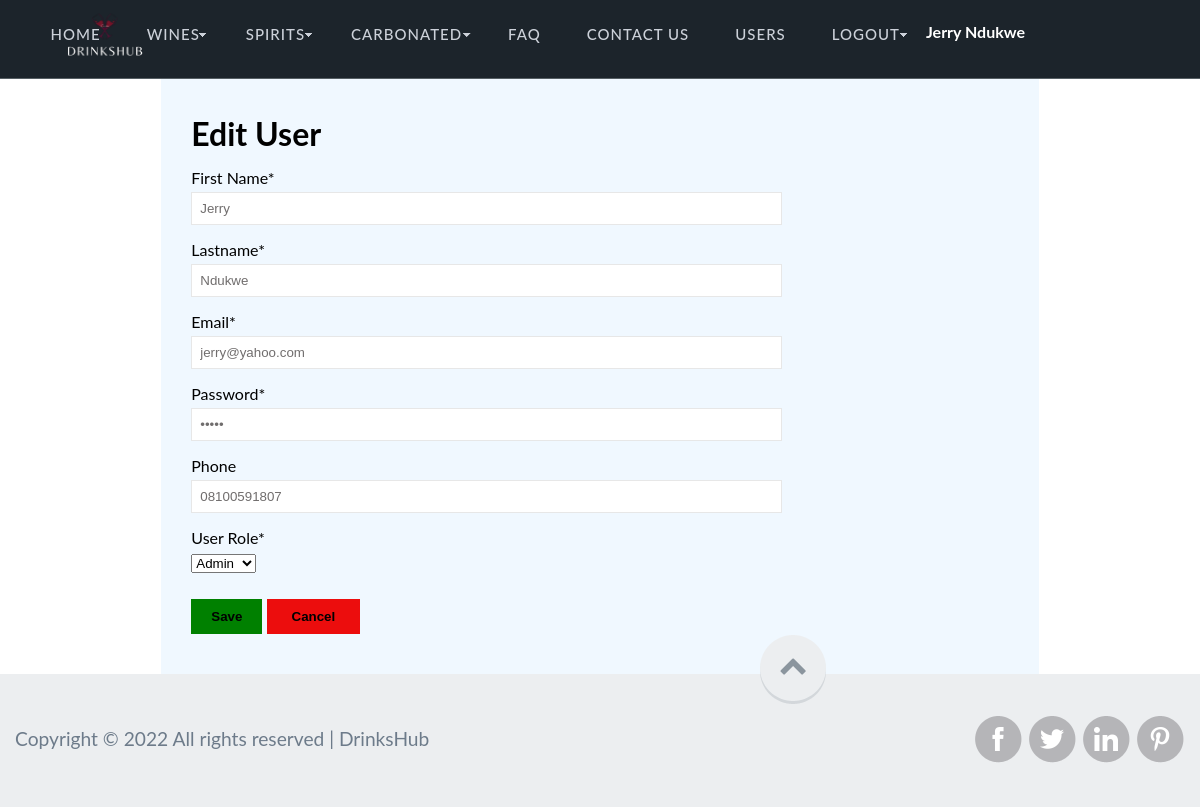
/user-edit.php?id=1 (signed in), run on the app's committed database.
### tables this page shows
CREATE TABLE `user` (
  `usr_id` int(11) NOT NULL AUTO_INCREMENT,
  `usr_email` varchar(100) NOT NULL,
  `usr_password` varchar(200) NOT NULL,
  `usr_firstname` varchar(100) NOT NULL,
  `usr_lastname` varchar(100) NOT NULL,
  `usr_phone` varchar(50) NOT NULL,
  `usr_role` enum('default','admin') NOT NULL DEFAULT 'default',
  `usr_registered_date` timestamp NOT NULL ON UPDATE CURRENT_TIMESTAMP,
  `usr_updated_time` timestamp NULL DEFAULT CURRENT_TIMESTAMP ON UPDATE CURRENT_TIMESTAMP,
  `usr_last_login` datetime DEFAULT NULL,
  PRIMARY KEY (`usr_id`)
);

### server/functions.php (called while the page is built, shortened)
<?php
function GetSQLValueString($theValue, $theType, $theDefinedValue = "", $theNotDefinedValue = "")
{
  switch ($theType) {
    case "long":
    case "int":
      $theValue = ($theValue != "") ? intval($theValue) : "NULL";
      break;
  }
  return $theValue;
}

### server/check-session.php (called while the page is built, shortened)
<?php
if(isset($_SESSION['app_user'])) {
	mysqli_select_db($dbconn, $database_dbconn);
	$user_query = sprintf("SELECT * FROM user WHERE usr_id = %s", GetSQLValueString($_SESSION['app_user'], "int"));
	$userRS = mysqli_query($dbconn,$user_query) or die(mysqli_error($dbconn));
	$user = mysqli_fetch_assoc($userRS);
}

### user-edit.php (the view, shortened to what this page needs)
<?php include('server/functions.php'); ?>
<?php require_once('server/check-session.php'); ?>
<?php
	$editFormAction = $_SERVER['PHP_SELF'];
	if (isset($_SERVER['QUERY_STRING'])) {
		$editFormAction .= "?" . htmlentities($_SERVER['QUERY_STRING']);
	}
?>
<?php
	$colname_user = "-1";
	if (isset($_GET['id'])) {
	$colname_user = $_GET['id'];
	}
	mysqli_select_db($dbconn, $database_dbconn);
	$query_user = sprintf("SELECT * FROM user WHERE usr_id = %s", GetSQLValueString($colname_user, "int"));
	$fuser = mysqli_query($dbconn,$query_user) or die(mysqli_error($dbconn));
	$row_user = mysqli_fetch_assoc($fuser);
?>
<!DOCTYPE html>
<html lang="en">
	<head>
		<link href="css/nav.css" rel="stylesheet" type="text/css" media="all"/>
		<link href="css/style.css" rel="stylesheet" type="text/css" media="all" />
	</head>
	<body>
				<?php include('header.php') ?>
		<div class="container">
			<div class="row">
				<div class="faq-wrapper">
									<div class="faq-inner">
										<div class="contact-form">
											<div>
												<h1> <?php echo (isset($_GET["id"])) ? "Edit" : "New"; ?> User</h1>
											</div>
											<form method="POST" name="user_add" action="<?php echo $editFormAction; ?>" id="user_add" class="form-horizontal">
												<div>
													<div>
														<label>First Name*</label>
														<div>
															<input name="usr_firstname" type="text" id="usr_firstname" value="<?php echo $row_user['usr_firstname']; ?>" required/>
														</div>
													</div>
													<div>
														<label >Lastname*</label>
														<div>
															<input name="usr_lastname" type="text" id="usr_lastname" value="<?php echo $row_user['usr_lastname']; ?>" required/>
														</div>
													</div>
													<div>
														<label >Email*</label>
														<div>
															<input name="usr_email" type="email" id="usr_email" value="<?php echo $row_user['usr_email']; ?>" required/>
														</div>
													</div>
													<div>
														<label >Password*</label>
														<div>
															<input name="usr_password" type="password" id="usr_password" value="<?php echo $row_user['usr_password']; ?>" required/>
														</div>
													</div>
													<div>
														<label >Phone
														</label>
														<div>
															<input name="usr_phone" type="text" id="usr_phone" value="<?php echo $row_user['usr_phone']; ?>" required/>
														</div>
													</div>
													<div>
														<label >User Role*</label>
														<div>
															<select name="usr_role" id="usr_role">
																<option value="admin" <?php if (!(strcmp("admin", $row_user['usr_role']))) {echo "selected=\"selected\"";} ?>>Admin</option>
															</select>
														</div>
													</div>
												</div>
												<div class="form-actions">
														<div>
															<button type="submit" class="btn btn-success"> Save</button>
															<a href="user-list.php"><button type="button" class="btn btn-danger">Cancel</button></a>
														</div>
												</div>
											</form>
										</div>
									</div>
				</div>
			</div>
		</div>
	</body>
</html>

### header.php (shortened to what this page needs)
<?php include_once('server/functions.php'); ?>
<?php include_once('server/check-session.php'); ?>
<div class="top-header">
        <div class="container">
          <div class="logo">
            <a href="index.php"><img src="images/drinklogo.png" alt="" /></a>
          </div>
          <div class="navigation">
            <div>
              <ul class="nav">
                  <li class="active"><a href="index.php">Home</a></li>
                  <li class="dropdown1"><a href="#">Wines</a>
                  </li>
                  <li class="dropdown1"><a href="#">Spirits</a>
                  </li>
                  <li class="dropdown1"><a href="#">Carbonated</a>
                  </li>
                  <li><a href="faq.php">FAQ</a></li>
                  <li><a href="contact.php">Contact US</a></li>
					        <?php if(isset($user)) { ?>
					              <?php if($user["usr_role"]=='admin') { ?>
                            <li><a href="user-list.php">Users </a></li>
                        <?php } ?>
                        <li><a href="logout.php">LOGOUT</a></li>
                        <b style="color: white;">
                          <?php echo $user["usr_firstname"] . ' ' . $user["usr_lastname"] ?>
                        </b>
                  <?php } ?>
              </ul>
            </div>
          </div>
        </div>
      </div>

### css/nav.css (style rules this page uses)
.navigation { float:right; margin-top: -0.8em; margin-right: 10em; }
.nav { position: relative; margin: 3px 0 0 0; }
ul.nav { padding:0; list-style:none; }
.nav > li { display: inline-block; float:left; background: url(../images/menu-divider.png) no-repeat right; margin: 0 17px; }
.nav li.active, .nav li a:hover { color: #000; }
.nav > li:nth-child(5) { background:none; }
.nav > li > a { padding: 0px; display: block; color: #ccd1d9; font-size: 15px; text-transform: uppercase; border: none; letter-spacing:1px; border-style: solid; border-color: rgba(255, 255, 255, 0); background: url(../images/menu-arrow.png) no-repeat 103% 54%; font-weight: 500; padding-right: 6px; }
.nav > li:nth-child(1) > a,.nav > li:nth-child(5) > a,.nav > li:nth-child(6) > a, .nav > li:nth-child(7) > a { background:none; }

### css/style.css (style rules this page uses)
body { padding:0; margin:0; font-family: 'Lato', sans-serif; background:#fff; }
body a { transition:0.5s all; text-decoration: none }
h1,h2,h3,h4,h5,h6 { margin:0; }
p { margin:0; }
ul { margin:0; padding:0; }
label { margin:0; }
.container { padding-right: 15px; padding-left: 15px; margin-right: auto; margin-left: auto; }
.top-header { padding:2em 0; background:#1c242b; border-bottom:1px solid #565f64; }
.logo { float:left; margin-top: -100px; }
.logo img { margin-left: 30px; height: 120px; margin-bottom: -150px !important }
.container:after { content: "\0020"; display: block; height: 0; clear: both; visibility: hidden; }
.clearfix:before, .clearfix:after, .row:before, .row:after { content: '\0020'; display: block; overflow: hidden; visibility: hidden; width: 0; height: 0; }
.row:after, .clearfix:after { clear: both; }
.row, .clearfix { zoom: 1; }
.copyrights { float:left; margin-top:0.8em; }
.copyrights p { color: #6d7b8a; font-size: 1.2em; font-weight: 400; }
.footer { padding:2.5em 0; width: 100%; position:relative; bottom: 0; background:#eceef0; }
.up-arrow { position:absolute; top: -39px; left: 760px; }
.footer-social-icons { float:right; }
.footer-social-icons i { width:50px; height:50px; background : url('../images/img-sprite.png') no-repeat 0px 0px; display:inline-block; }
i.fb { background-position: -60px -100px; }
i.tw { background-position: -110px -100px; }
i.in { background-position: -160px -100px; }
i.pt { background-position: -210px -100px; }
.contact-form { position:relative; }
.contact-form div { padding:5px 0; }
.contact-form input, .contact-form textarea { background: #FFFFFF; border: 1px solid #E7E7E7; color: rgba(85, 81, 81, 0.84); padding: 8px; display: block; width: 70%; outline: none; -webkit-appearance: none; }
.faq-wrapper { width: 75%; margin: 0 auto; }
.faq-inner { padding: 30px; background: aliceblue; }
.form-actions .btn { margin-top: 1px; border: none; }
.btn-success { background-color: green; font-weight: 600; padding: 10px 20px !important; }
.btn-danger { font-weight: 600; padding: 10px 25px !important; background-color: #ec0d0d; }

### data on the page
user: usr_firstname "Jerry", usr_lastname "Ndukwe", usr_email "jerry@yahoo.com", usr_phone "08100591807", usr_role "Admin"
